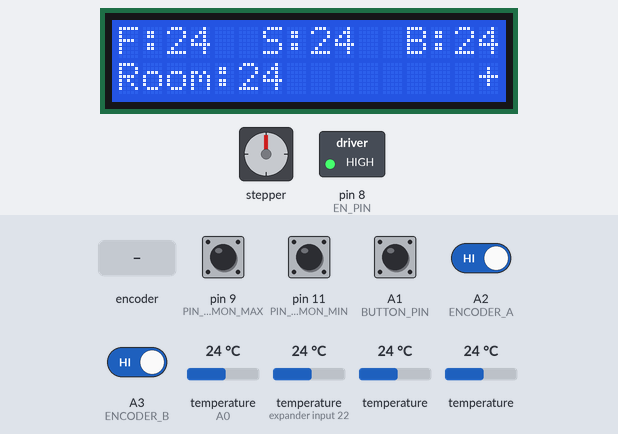
The program below on a simulated Arduino Leonardo, built with avr-gcc and run on an emulated ATmega32U4. Shown: 16×2 character LCD, stepper motor, switched loads named in the program (green lamp = pin HIGH). Inputs (shaded band) come from the test bench; at power-on: A1 (BUTTON_PIN), A2 (ENCODER_A), A3 (ENCODER_B), pin 9 (PIN_COMMON_MAX), pin 11 (PIN_COMMON_MIN) HIGH, temperature (sensors on A0, expander input 22) 24 °C, temperature 24 °C. WiFi joins after 1.5 s; servers stay silent unless stated; stepper angles assume 200 steps per turn.

Above: at 6.3 s.
6.4 s: A1 (BUTTON_PIN) pulled LOW for 3.2 s
At 10.8 s:
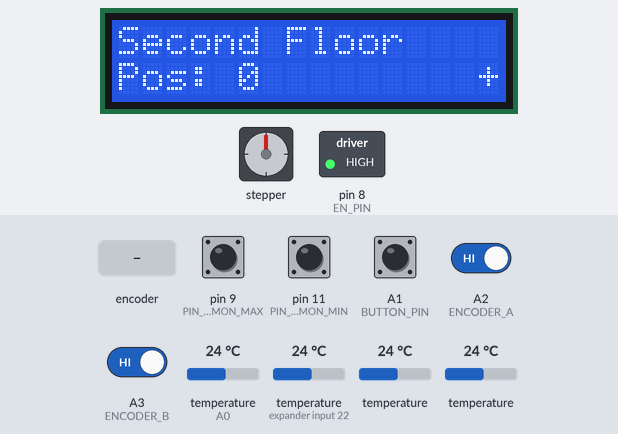
11.1 s: rotary encoder on A2 (ENCODER_A) / A3 (ENCODER_B) turned 1 step (first pin leading)
At 11.55 s:
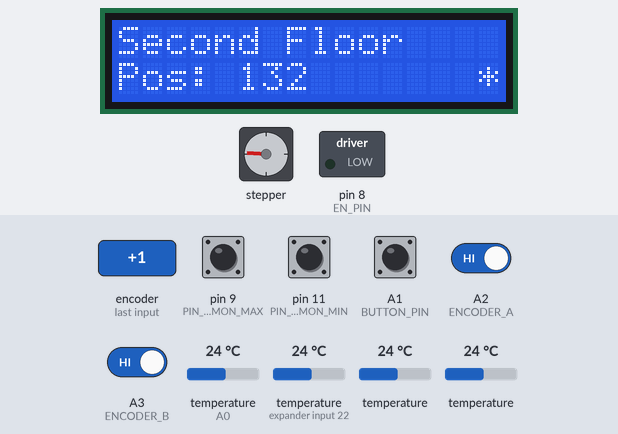
13.5 s: rotary encoder on A2 (ENCODER_A) / A3 (ENCODER_B) turned 1 step (first pin leading)
At 15.6 s:
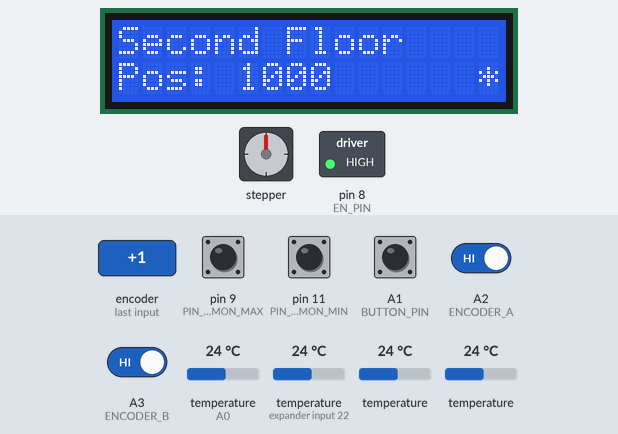
15.9 s: A1 (BUTTON_PIN) pulled LOW for 0.15 s
At 16.8 s:
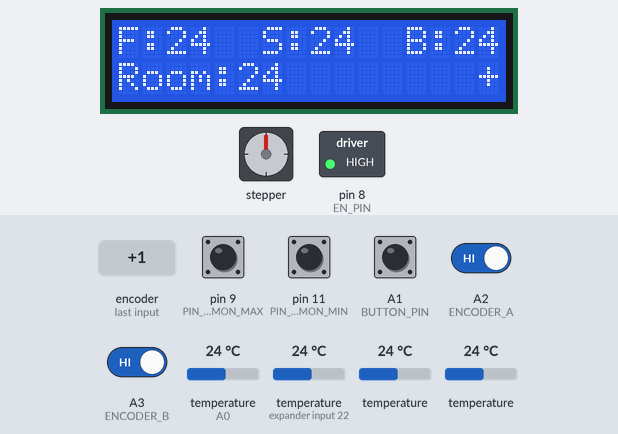
31.4 s: temperature (sensor on A0) set to 12 °C
At 37.9 s:
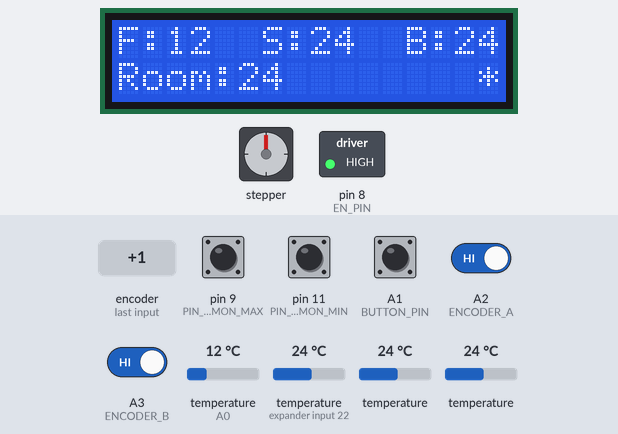
Timing chart, 0 to 38.6 s (numbered marks = the images above; inputs shaded):
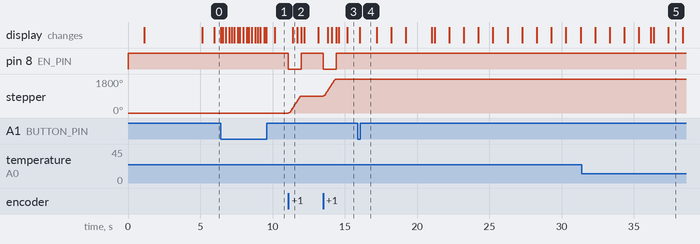

Measured:
- after the input at 6.4 s, the display: first changes at once (image 1 shows a later state)
- after the input at 11.1 s, pin 8 (EN_PIN): HIGH → LOW at once, → HIGH 0.90 s later; stepper: turns 900° clockwise in 0.90 s, starting at once; the display: changes after 0.30 s (image 2)
- after the input at 13.5 s, pin 8 (EN_PIN): HIGH → LOW at once, → HIGH 0.90 s later; stepper: turns 900° clockwise in 0.90 s, starting at once; the display: first changes after 0.30 s (image 3 shows a later state)
- after the input at 15.9 s, the display: changes after 0.13 s (image 4)
- after the input at 31.4 s, the display: first differs from a run without the input after 4.8 s (image 5)

The program:

main.cpp
```cpp
#include <Arduino.h>
#include <SPI.h>
#include <Ethernet.h>
#include <Wire.h>
#include <LiquidCrystal_I2C.h>
#include <OneWire.h>
#include <DallasTemperature.h>
#include <AccelStepper.h>
#include <EEPROM.h>  // Lightweight library for saving IP

// --- PIN DEFINITIONS ---
#define ONE_WIRE_BUS    A0
#define BUTTON_PIN      A1
#define ENCODER_A       A2
#define ENCODER_B       A3

#define PIN_COMMON_MIN  11 // Z- Z+
#define PIN_COMMON_MAX  9 // X- X+

// WARNING: Pin 4 is often used by Ethernet Shield for SD Card CS.
// If your shield has an SD slot, ensure it doesn't conflict.
#define M1_STEP_PIN     4
#define M1_DIR_PIN      7
#define M2_STEP_PIN     12
#define M2_DIR_PIN      13
#define EN_PIN          8

#define RUN_SPEED         1000
#define ACCEL             7000

// --- CONSTANTS ---
const unsigned long DEBOUNCE_DELAY = 300;
const int ENCODER_TURN_STEP = 500; // how many motor steps per one click
const int BACKOFF_STEPS = 500;
const long MAX_POSITION_LIMIT = 10000;
const long SAFETY_RUN_LIMIT = 20000;
// Direction multiplier: -1 for motors with setPinsInverted, 1 for normal
const int M1_DIR = -1;
const int M2_DIR =  1;
const static char TRAILING_CHARS[] = "      ";

LiquidCrystal_I2C lcd(0x27, 16, 2);

OneWire oneWire(ONE_WIRE_BUS);
DallasTemperature sensors(&oneWire);
float temp1 = 0.0, temp2 = 0.0, temp3 = 0.0, temp4 = 0.0;

// MOTORS
AccelStepper motor1(AccelStepper::DRIVER, M1_STEP_PIN, M1_DIR_PIN);
AccelStepper motor2(AccelStepper::DRIVER, M2_STEP_PIN, M2_DIR_PIN);

// ETHERNET
byte mac[] = { 0x90, 0xA2, 0xDA, 0x10, 0xE2, 0x24 };
IPAddress staticIP(192, 168, 88, 20);
EthernetServer server(80);

// --- STATE VARIABLES ---
// Simplified State Machine
enum UIState { SCREEN_DASHBOARD, SCREEN_CONTROL_M1, SCREEN_CONTROL_M2 };
UIState currentScreen = SCREEN_DASHBOARD;

unsigned long lastButtonPress = 0;
int lastEncoderA = LOW;

bool motorsEnabled = false;
bool isBackingOff = false;
bool minLocked = false; // endstop was hit, ignore until released
bool maxLocked = false;

unsigned long lastTempUpdate = 0;
const long TEMP_UPDATE_INTERVAL = 5000;

// Heartbeat variables
unsigned long lastHeartbeat = 0;
char heartbeatChar = '*';

// --- FUNCTION PROTOTYPES ---
void handleNetwork();
void readSensors();
void handleInput();
void updateLCD();
void manageMotors();
void triggerBackoff(AccelStepper &motor, int direction, int pin);
void checkEndstops(AccelStepper &motor, int dir, bool minHit, bool maxHit);
void enableMotors(bool enable);
void loadIP(void);
void parseAndSaveIP(char* buffer);

void setup() {
    // Serial removed to save space

    pinMode(BUTTON_PIN, INPUT_PULLUP);
    pinMode(ENCODER_A, INPUT_PULLUP);
    pinMode(ENCODER_B, INPUT_PULLUP);

    pinMode(PIN_COMMON_MIN, INPUT_PULLUP);
    pinMode(PIN_COMMON_MAX, INPUT_PULLUP);

    pinMode(EN_PIN, OUTPUT);
    enableMotors(false);

    lcd.init();
    lcd.backlight();
    lcd.setCursor(6,0);
    lcd.print(F("(ZK)"));
    lcd.setCursor(5,1);
    lcd.print(F("welcome"));
    delay(1000);

    sensors.begin();

    motor1.setMaxSpeed(RUN_SPEED); motor1.setAcceleration(ACCEL);
    motor1.setPinsInverted(true, false, false); // Reverse direction for 1st floor valve
    motor2.setMaxSpeed(RUN_SPEED); motor2.setAcceleration(ACCEL);

    // Load IP from EEPROM
    loadIP();
    Ethernet.begin(mac, staticIP);
    server.begin();

    // 5. SHOW IP ON BOOT
    // It is critical to show the user the IP so they know where to connect
    lcd.clear();
    lcd.setCursor(0,0);
    lcd.print(F("IP Address:"));
    lcd.setCursor(0,1);
    lcd.print(Ethernet.localIP());
    delay(4000); // Show IP for 3 seconds before going to dashboard

    lcd.clear();
}

void loop() {
    readSensors();
    handleInput();
    handleNetwork();
    manageMotors();
    updateLCD();
}

// --- EEPROM LOGIC ---

void loadIP() {
    // Read 4 bytes from EEPROM addresses 0,1,2,3
    byte ip0 = EEPROM.read(0);
    byte ip1 = EEPROM.read(1);
    byte ip2 = EEPROM.read(2);
    byte ip3 = EEPROM.read(3);

    // Basic validity check: if first byte is 0 or 255, assume empty/invalid
    if (ip0 == 0 || ip0 == 255) {
        // Fallback Default
        staticIP = IPAddress(192, 168, 88, 20);
    } else {
        staticIP = IPAddress(ip0, ip1, ip2, ip3);
    }
}

void parseAndSaveIP(char* buffer) {
    // Expected format: GET /setip?ip=192.168.1.55
    char* ipStart = strstr(buffer, "ip=");
    if (!ipStart) return;

    ipStart += 3; // Move past "ip="

    int bytes[4] = {0, 0, 0, 0};
    int byteIdx = 0;

    // Simple manual parsing to avoid String library
    // Scan until space or end of line
    while (*ipStart != ' ' && *ipStart != '\0' && byteIdx < 4) {
        if (*ipStart == '.') {
            byteIdx++;
        } else if (*ipStart >= '0' && *ipStart <= '9') {
            bytes[byteIdx] = (bytes[byteIdx] * 10) + (*ipStart - '0');
        }
        ipStart++;
    }

    // Save to EEPROM
    EEPROM.write(0, bytes[0]);
    EEPROM.write(1, bytes[1]);
    EEPROM.write(2, bytes[2]);
    EEPROM.write(3, bytes[3]);
}

void enableMotors(bool enable) {
    digitalWrite(EN_PIN, enable ? LOW : HIGH);
    motorsEnabled = enable;
}

void manageMotors() {
    // Auto-enable logic
    if ((motor1.distanceToGo() != 0 || motor2.distanceToGo() != 0) && !motorsEnabled) {
        enableMotors(true);
    } else if (motor1.distanceToGo() == 0 && motor2.distanceToGo() == 0 && motorsEnabled) {
        enableMotors(false);
    }

    bool minHit = (digitalRead(PIN_COMMON_MIN) == LOW);
    bool maxHit = (digitalRead(PIN_COMMON_MAX) == LOW);

    // Clear lock once endstop is physically released
    if (!minHit) minLocked = false;
    if (!maxHit) maxLocked = false;

    if (motor1.distanceToGo() != 0) {
        motor1.run();
        checkEndstops(motor1, M1_DIR, minHit, maxHit);
    }
    else if (motor2.distanceToGo() != 0) {
        motor2.run();
        checkEndstops(motor2, M2_DIR, minHit, maxHit);
    }
}

// Generic endstop handler. dir = 1 for normal motor, -1 for inverted.
// Uses distanceToGo() instead of speed() — speed can be 0 during accel ramp.
void checkEndstops(AccelStepper &motor, int dir, bool minHit, bool maxHit) {
    long dtg = motor.distanceToGo() * dir;
    if (minHit && !minLocked && dtg < 0 && !isBackingOff) {
        triggerBackoff(motor, dir, PIN_COMMON_MIN);
        motor.setCurrentPosition(BACKOFF_STEPS);
        motor.moveTo(BACKOFF_STEPS);
        minLocked = true;
    }
    else if (maxHit && !maxLocked && dtg > 0 && !isBackingOff) {
        triggerBackoff(motor, -dir, PIN_COMMON_MAX);
        motor.setCurrentPosition(MAX_POSITION_LIMIT - BACKOFF_STEPS);
        motor.moveTo(MAX_POSITION_LIMIT - BACKOFF_STEPS);
        maxLocked = true;
    }
}

void triggerBackoff(AccelStepper &motor, int direction, int pin) {
    isBackingOff = true;

    // Step away slowly until the pin is released
    motor.setSpeed(direction * (RUN_SPEED / 2.0));
    while (digitalRead(pin) == LOW) {
        motor.runSpeed();
    }

    // Extra backoff to clear switch properly
    motor.setCurrentPosition(0);
    motor.moveTo(direction * BACKOFF_STEPS);
    while (motor.distanceToGo() != 0) {
        motor.run();
    }

    isBackingOff = false;
}
const int menuResetSeconds = 5*60;
int menuClearTimer = 0;

void handleInput() {
    // 1. Encoder (Moves motors directly if screen is selected)
    int currentA = digitalRead(ENCODER_A);
    if (currentA != lastEncoderA && currentA == LOW) {
        int currentB = digitalRead(ENCODER_B);
        int direction = (currentB != currentA) ? 1 : -1;

        if (currentScreen == SCREEN_CONTROL_M1) {
            if (!(direction * M1_DIR < 0 && minLocked) && !(direction * M1_DIR > 0 && maxLocked))
                motor1.move(direction * ENCODER_TURN_STEP);
        }
        else if (currentScreen == SCREEN_CONTROL_M2) {
            if (!(direction * M2_DIR < 0 && minLocked) && !(direction * M2_DIR > 0 && maxLocked))
                motor2.move(direction * ENCODER_TURN_STEP);
        }
        menuClearTimer = 0;
    }
    lastEncoderA = currentA;

    // 2. Button (Cycles Screens)
    if (digitalRead(BUTTON_PIN) == LOW) {
        if (millis() - lastButtonPress > DEBOUNCE_DELAY) {
            lastButtonPress = millis();

            // Cycle Logic: Dashboard -> M1 -> M2 -> Dashboard
            if (currentScreen == SCREEN_DASHBOARD) {
                currentScreen = SCREEN_CONTROL_M1;
            } else if (currentScreen == SCREEN_CONTROL_M1) {
                currentScreen = SCREEN_CONTROL_M2;
            } else {
                currentScreen = SCREEN_DASHBOARD;
            }

            lcd.clear();
        }
        menuClearTimer = 0;
    }
}


void updateLCD() {
    // Toggle Heartbeat every 1000ms
    if (millis() - lastHeartbeat > 1000) { // if changed, look at menuResetSeconds multiplicators
        lastHeartbeat = millis();
        if (heartbeatChar == '*') heartbeatChar = '+';
        else heartbeatChar = '*';
        menuClearTimer++;
    }

    static unsigned long lastLcdUpdate = 0;
    if (millis() - lastLcdUpdate < 200) return;
    lastLcdUpdate = millis();

    if (currentScreen == SCREEN_DASHBOARD) {
        lcd.setCursor(0, 0); lcd.print(F("F:")); lcd.print((int)temp1); lcd.print(TRAILING_CHARS);
        lcd.setCursor(6, 0); lcd.print(F("S:")); lcd.print((int)temp2); lcd.print(TRAILING_CHARS);
        lcd.setCursor(12, 0); lcd.print(F("B:")); lcd.print((int)temp3); lcd.print(TRAILING_CHARS);
        lcd.setCursor(0, 1); lcd.print(F("Room:")); lcd.print((int)temp4); lcd.print(TRAILING_CHARS);
        menuClearTimer = 0;
    }
    else if (currentScreen == SCREEN_CONTROL_M1) {
        lcd.setCursor(0, 0);
        lcd.print(F("First Floor"));
        lcd.setCursor(0, 1);
        lcd.print(F("Pos: ")); lcd.print(motor1.currentPosition());
        lcd.print(TRAILING_CHARS); // clear trailing chars
        if (menuClearTimer > menuResetSeconds) {
            currentScreen = SCREEN_DASHBOARD;
        }
    }
    else if (currentScreen == SCREEN_CONTROL_M2) {
        lcd.setCursor(0, 0);
        lcd.print(F("Second Floor"));
        lcd.setCursor(0, 1);
        lcd.print(F("Pos: ")); lcd.print(motor2.currentPosition());
        lcd.print(TRAILING_CHARS); // clear trailing chars
        if (menuClearTimer > menuResetSeconds) {
            currentScreen = SCREEN_DASHBOARD;
        }
    }

    // Always draw heartbeat at 15,1 (Bottom Right)
    lcd.setCursor(15, 1);
    lcd.print(heartbeatChar);
}

void readSensors() {
    if (motorsEnabled) {
        return;
    }
    if (millis() - lastTempUpdate > TEMP_UPDATE_INTERVAL) {
        lastTempUpdate = millis();
        sensors.requestTemperatures();
        temp1 = sensors.getTempCByIndex(0);
        temp2 = sensors.getTempCByIndex(1);
        temp3 = sensors.getTempCByIndex(2);
        temp4 = sensors.getTempCByIndex(3);
    }
}

void handleNetwork() {
    EthernetClient client = server.available();
    if (client) {
        boolean currentLineIsBlank = true;
        char buffer[100];
        int bufIdx = 0;

        while (client.connected()) {
            if (client.available()) {
                char c = client.read();
                if (bufIdx < 99 && c != '\r' && c != '\n') {
                    buffer[bufIdx++] = c;
                    buffer[bufIdx] = '\0';
                }

                if (c == '\n' && currentLineIsBlank) {
                    client.println(F("HTTP/1.1 200 OK"));
                    client.println(F("Content-Type: application/json"));
                    client.println(F("Connection: close"));
                    client.println();

                    if (strstr(buffer, "GET /status") != 0) {
                        client.print(F("{"));
                        client.print(F("\"fl1\":")); client.print(temp1); client.print(F(","));
                        client.print(F("\"fl2\":")); client.print(temp2); client.print(F(","));
                        client.print(F("\"boiler\":")); client.print(temp3); client.print(F(","));
                        client.print(F("\"room\":")); client.print(temp4); client.print(F(","));
                        client.print(F("\"m1\":")); client.print(motor1.currentPosition()); client.print(F(","));
                        client.print(F("\"m2\":")); client.print(motor2.currentPosition());
                        client.print(F("}"));
                    }
                    else if (strstr(buffer, "GET /setip") != 0) {
                        // GET /setip?ip=192.168.1.55
                        parseAndSaveIP(buffer);
                        client.print(F("{\"status\":\"saved_reboot\"}"));
                    }
                    else if (strstr(buffer, "GET /set") != 0) {
                        char* mPtr = strstr(buffer, "motor=");
                        char* pPtr = strstr(buffer, "pos=");

                        if (mPtr && pPtr) {
                            char motorNum = *(mPtr + 6);
                            char pVal = *(pPtr + 4);
                            char pCheck = *(pPtr + 6);
                            char* vPtr = pPtr + 4; // Start of value string

                            AccelStepper* targetM = (motorNum == '1') ? &motor1 : &motor2;

                            // 1. Check Keywords (min/max)
                            if (pVal == 'm' && pCheck == 'n') { // min
                                targetM->moveTo(-SAFETY_RUN_LIMIT);
                            } else if (pVal == 'm' && pCheck == 'x') { // max
                                targetM->moveTo(SAFETY_RUN_LIMIT);
                            }
                            // 2. Parse Number for Relative Move
                            else {
                                long steps = 0;
                                bool neg = false;

                                // Check sign
                                if (*vPtr == '-') { neg = true; vPtr++; }
                                else if (*vPtr == '+') { vPtr++; } // Skip explicit +

                                // Parse digits manually to save space (no atoi)
                                while (*vPtr >= '0' && *vPtr <= '9') {
                                    steps = (steps * 10) + (*vPtr - '0');
                                    vPtr++;
                                }

                                if (neg) steps = -steps;
                                if (steps != 0) targetM->move(steps); // Relative move
                                else targetM->stop();
                            }
                            client.print(F("{\"status\":\"ok\"}"));
                        } else {
                            client.print(F("{\"error\":\"bad_req\"}"));
                        }
                    }
                    else {
                        client.print(F("/status\n/set?motor=1&pos=+200\n/set?motor=1&pos=min\n/setip?ip=192.168.1.55\n"));
                    }
                    break;
                }
                if (c == '\n') {
                    currentLineIsBlank = true;
                } else if (c != '\r') {
                    currentLineIsBlank = false;
                }
            }
        }
        delay(1);
        client.stop();
    }
}
```
